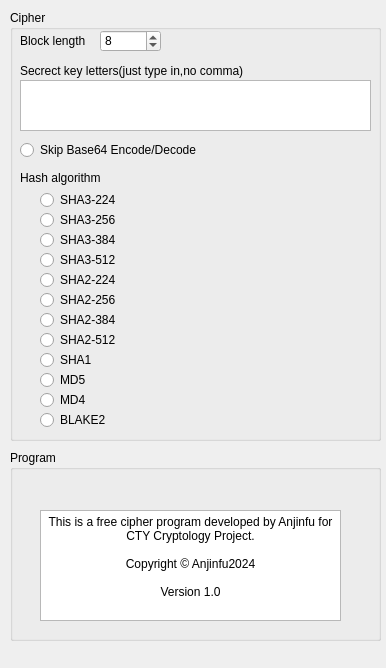
<?xml version="1.0" encoding="UTF-8"?>
<ui version="4.0">
 <class>SettingClass</class>
 <widget class="QWidget" name="SettingClass">
  <property name="geometry">
   <rect>
    <x>0</x>
    <y>0</y>
    <width>386</width>
    <height>668</height>
   </rect>
  </property>
  <property name="minimumSize">
   <size>
    <width>386</width>
    <height>668</height>
   </size>
  </property>
  <property name="maximumSize">
   <size>
    <width>386</width>
    <height>668</height>
   </size>
  </property>
  <property name="windowTitle">
   <string>Setting</string>
  </property>
  <property name="windowIcon">
   <iconset resource="CipherAPP.qrc">
    <normaloff>:/CipherAPP/icon.ico</normaloff>:/CipherAPP/icon.ico</iconset>
  </property>
  <widget class="QGroupBox" name="groupBox">
   <property name="geometry">
    <rect>
     <x>10</x>
     <y>10</y>
     <width>371</width>
     <height>431</height>
    </rect>
   </property>
   <property name="title">
    <string>Cipher</string>
   </property>
   <widget class="QSpinBox" name="blocksize">
    <property name="geometry">
     <rect>
      <x>90</x>
      <y>20</y>
      <width>61</width>
      <height>22</height>
     </rect>
    </property>
    <property name="minimum">
     <number>1</number>
    </property>
    <property name="maximum">
     <number>128</number>
    </property>
    <property name="value">
     <number>8</number>
    </property>
   </widget>
   <widget class="QLabel" name="label">
    <property name="geometry">
     <rect>
      <x>10</x>
      <y>20</y>
      <width>81</width>
      <height>21</height>
     </rect>
    </property>
    <property name="text">
     <string>Block length</string>
    </property>
   </widget>
   <widget class="QLabel" name="label_2">
    <property name="geometry">
     <rect>
      <x>10</x>
      <y>50</y>
      <width>251</width>
      <height>21</height>
     </rect>
    </property>
    <property name="text">
     <string>Secrect key letters(just type in,no comma)</string>
    </property>
   </widget>
   <widget class="QTextEdit" name="characters">
    <property name="geometry">
     <rect>
      <x>10</x>
      <y>70</y>
      <width>351</width>
      <height>51</height>
     </rect>
    </property>
    <property name="acceptDrops">
     <bool>false</bool>
    </property>
    <property name="html">
     <string>&lt;!DOCTYPE HTML PUBLIC &quot;-//W3C//DTD HTML 4.0//EN&quot; &quot;http://www.w3.org/TR/REC-html40/strict.dtd&quot;&gt;
&lt;html&gt;&lt;head&gt;&lt;meta name=&quot;qrichtext&quot; content=&quot;1&quot; /&gt;&lt;meta charset=&quot;utf-8&quot; /&gt;&lt;style type=&quot;text/css&quot;&gt;
p, li { white-space: pre-wrap; }
hr { height: 1px; border-width: 0; }
li.unchecked::marker { content: &quot;\2610&quot;; }
li.checked::marker { content: &quot;\2612&quot;; }
&lt;/style&gt;&lt;/head&gt;&lt;body style=&quot; font-family:'Microsoft YaHei UI'; font-size:9pt; font-weight:400; font-style:normal;&quot;&gt;
&lt;p style=&quot;-qt-paragraph-type:empty; margin-top:0px; margin-bottom:0px; margin-left:0px; margin-right:0px; -qt-block-indent:0; text-indent:0px;&quot;&gt;&lt;br /&gt;&lt;/p&gt;&lt;/body&gt;&lt;/html&gt;</string>
    </property>
    <property name="acceptRichText">
     <bool>false</bool>
    </property>
   </widget>
   <widget class="QRadioButton" name="skipBase64">
    <property name="geometry">
     <rect>
      <x>10</x>
      <y>130</y>
      <width>191</width>
      <height>20</height>
     </rect>
    </property>
    <property name="text">
     <string>Skip Base64 Encode/Decode</string>
    </property>
    <property name="checkable">
     <bool>true</bool>
    </property>
    <property name="checked">
     <bool>false</bool>
    </property>
    <property name="autoExclusive">
     <bool>false</bool>
    </property>
   </widget>
   <widget class="QRadioButton" name="SHA3_256">
    <property name="geometry">
     <rect>
      <x>30</x>
      <y>200</y>
      <width>95</width>
      <height>20</height>
     </rect>
    </property>
    <property name="text">
     <string>SHA3-256</string>
    </property>
   </widget>
   <widget class="QLabel" name="label_3">
    <property name="geometry">
     <rect>
      <x>10</x>
      <y>160</y>
      <width>101</width>
      <height>16</height>
     </rect>
    </property>
    <property name="text">
     <string>Hash algorithm</string>
    </property>
   </widget>
   <widget class="QRadioButton" name="SHA3_512">
    <property name="geometry">
     <rect>
      <x>30</x>
      <y>240</y>
      <width>95</width>
      <height>20</height>
     </rect>
    </property>
    <property name="text">
     <string>SHA3-512</string>
    </property>
   </widget>
   <widget class="QRadioButton" name="SHA2_224">
    <property name="geometry">
     <rect>
      <x>30</x>
      <y>260</y>
      <width>95</width>
      <height>20</height>
     </rect>
    </property>
    <property name="text">
     <string>SHA2-224</string>
    </property>
   </widget>
   <widget class="QRadioButton" name="SHA3_224">
    <property name="geometry">
     <rect>
      <x>30</x>
      <y>180</y>
      <width>95</width>
      <height>20</height>
     </rect>
    </property>
    <property name="text">
     <string>SHA3-224</string>
    </property>
   </widget>
   <widget class="QRadioButton" name="SHA2_256">
    <property name="geometry">
     <rect>
      <x>30</x>
      <y>280</y>
      <width>95</width>
      <height>20</height>
     </rect>
    </property>
    <property name="text">
     <string>SHA2-256</string>
    </property>
   </widget>
   <widget class="QRadioButton" name="SHA2_384">
    <property name="geometry">
     <rect>
      <x>30</x>
      <y>300</y>
      <width>95</width>
      <height>20</height>
     </rect>
    </property>
    <property name="text">
     <string>SHA2-384</string>
    </property>
   </widget>
   <widget class="QRadioButton" name="SHA2_512">
    <property name="geometry">
     <rect>
      <x>30</x>
      <y>320</y>
      <width>95</width>
      <height>20</height>
     </rect>
    </property>
    <property name="text">
     <string>SHA2-512</string>
    </property>
   </widget>
   <widget class="QRadioButton" name="SHA1">
    <property name="geometry">
     <rect>
      <x>30</x>
      <y>340</y>
      <width>95</width>
      <height>20</height>
     </rect>
    </property>
    <property name="text">
     <string>SHA1</string>
    </property>
   </widget>
   <widget class="QRadioButton" name="MD5">
    <property name="geometry">
     <rect>
      <x>30</x>
      <y>360</y>
      <width>95</width>
      <height>20</height>
     </rect>
    </property>
    <property name="text">
     <string>MD5</string>
    </property>
   </widget>
   <widget class="QRadioButton" name="MD4">
    <property name="geometry">
     <rect>
      <x>30</x>
      <y>380</y>
      <width>95</width>
      <height>20</height>
     </rect>
    </property>
    <property name="text">
     <string>MD4</string>
    </property>
   </widget>
   <widget class="QRadioButton" name="BLAKE2">
    <property name="geometry">
     <rect>
      <x>30</x>
      <y>400</y>
      <width>95</width>
      <height>20</height>
     </rect>
    </property>
    <property name="text">
     <string>BLAKE2</string>
    </property>
   </widget>
   <widget class="QRadioButton" name="SHA3_384">
    <property name="geometry">
     <rect>
      <x>30</x>
      <y>220</y>
      <width>95</width>
      <height>20</height>
     </rect>
    </property>
    <property name="text">
     <string>SHA3-384</string>
    </property>
   </widget>
  </widget>
  <widget class="QGroupBox" name="groupBox_2">
   <property name="enabled">
    <bool>true</bool>
   </property>
   <property name="geometry">
    <rect>
     <x>10</x>
     <y>450</y>
     <width>371</width>
     <height>191</height>
    </rect>
   </property>
   <property name="title">
    <string>Program</string>
   </property>
   <widget class="QTextEdit" name="copyright">
    <property name="enabled">
     <bool>true</bool>
    </property>
    <property name="geometry">
     <rect>
      <x>30</x>
      <y>60</y>
      <width>301</width>
      <height>111</height>
     </rect>
    </property>
    <property name="lineWrapMode">
     <enum>QTextEdit::WidgetWidth</enum>
    </property>
    <property name="readOnly">
     <bool>true</bool>
    </property>
    <property name="html">
     <string>&lt;!DOCTYPE HTML PUBLIC &quot;-//W3C//DTD HTML 4.0//EN&quot; &quot;http://www.w3.org/TR/REC-html40/strict.dtd&quot;&gt;
&lt;html&gt;&lt;head&gt;&lt;meta name=&quot;qrichtext&quot; content=&quot;1&quot; /&gt;&lt;meta charset=&quot;utf-8&quot; /&gt;&lt;style type=&quot;text/css&quot;&gt;
p, li { white-space: pre-wrap; }
hr { height: 1px; border-width: 0; }
li.unchecked::marker { content: &quot;\2610&quot;; }
li.checked::marker { content: &quot;\2612&quot;; }
&lt;/style&gt;&lt;/head&gt;&lt;body style=&quot; font-family:'Microsoft YaHei UI'; font-size:9pt; font-weight:400; font-style:normal;&quot;&gt;
&lt;p align=&quot;center&quot; style=&quot; margin-top:0px; margin-bottom:0px; margin-left:0px; margin-right:0px; -qt-block-indent:0; text-indent:0px;&quot;&gt;This is a free cipher program developed by Anjinfu for CTY Cryptology Project.&lt;/p&gt;
&lt;p align=&quot;center&quot; style=&quot;-qt-paragraph-type:empty; margin-top:0px; margin-bottom:0px; margin-left:0px; margin-right:0px; -qt-block-indent:0; text-indent:0px;&quot;&gt;&lt;br /&gt;&lt;/p&gt;
&lt;p align=&quot;center&quot; style=&quot; margin-top:0px; margin-bottom:0px; margin-left:0px; margin-right:0px; -qt-block-indent:0; text-indent:0px;&quot;&gt;Copyright © Anjinfu2024&lt;/p&gt;
&lt;p align=&quot;center&quot; style=&quot;-qt-paragraph-type:empty; margin-top:0px; margin-bottom:0px; margin-left:0px; margin-right:0px; -qt-block-indent:0; text-indent:0px;&quot;&gt;&lt;br /&gt;&lt;/p&gt;
&lt;p align=&quot;center&quot; style=&quot; margin-top:0px; margin-bottom:0px; margin-left:0px; margin-right:0px; -qt-block-indent:0; text-indent:0px;&quot;&gt;Version 1.0&lt;/p&gt;&lt;/body&gt;&lt;/html&gt;</string>
    </property>
    <property name="acceptRichText">
     <bool>false</bool>
    </property>
   </widget>
  </widget>
 </widget>
 <layoutdefault spacing="6" margin="11"/>
 <resources>
  <include location="CipherAPP.qrc"/>
 </resources>
 <connections/>
</ui>
